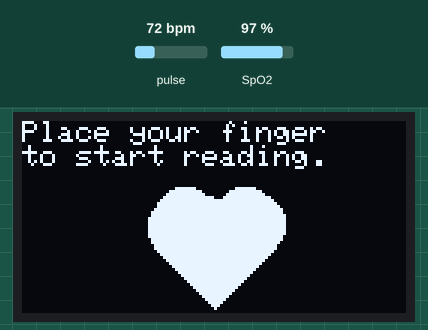
A sketch run on a simulated Arduino Uno, built with avr-gcc and run on an emulated ATmega328P. Shown: 128×64 one-colour display. The test bench sets the inputs (shaded band); at power-on: pulse 72 bpm, SpO2 97 %. What the sketch prints to the serial monitor is not drawn.

Above: at 0.2 s.
At 10.9 s:
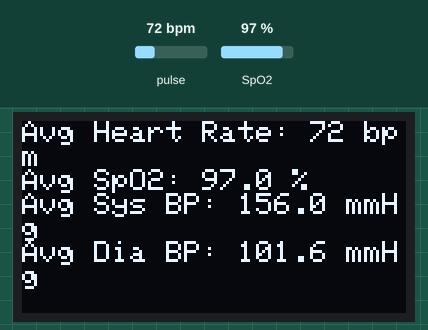
At 13.0 s:
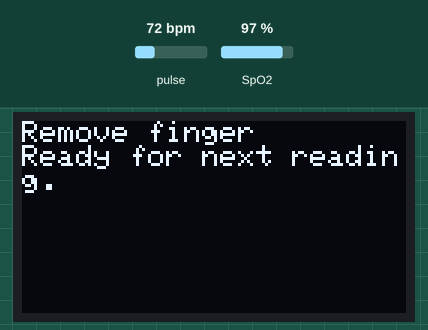
At 15.1 s:
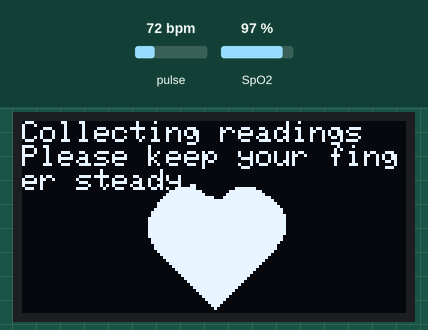

Measured:
- by itself, everything shown: repeats every 14.1 s, in 4 steps
- what the display in image 0 shows lasts 0.8 s, from 0.1 s to 0.9 s
- what the display in image 1 shows lasts 2.0 s, from 10.9 s to 12.9 s
- what the display in image 3 shows lasts 10.0 s, from 15.0 s to 25.0 s

The sketch:

Heart_Rate_SpO2_Pressure_With_symbol.ino
```cpp
#include <Wire.h>
#include <Adafruit_GFX.h>
#include <Adafruit_SSD1306.h>
#include "MAX30100_PulseOximeter.h"

// OLED Display settings
#define SCREEN_WIDTH 128
#define SCREEN_HEIGHT 64
#define OLED_RESET    -1
Adafruit_SSD1306 display(SCREEN_WIDTH, SCREEN_HEIGHT, &Wire, OLED_RESET);

// MAX30100 sensor settings
PulseOximeter pox;
uint32_t tsLastReport = 0;

#define REPORTING_PERIOD_MS 1000 // Report every 1 second

bool fingerDetected = false;

// Blood pressure calibration constants
#define BASELINE_SBP 120  // Baseline Systolic BP
#define BASELINE_DBP 80   // Baseline Diastolic BP
#define CALIBRATION_CONSTANT_SBP 0.5
#define CALIBRATION_CONSTANT_DBP 0.3

#define MAX_READINGS 20  // Store the last 20 heart rate readings
int heartRateBuffer[MAX_READINGS] = {0}; // Circular buffer for heart rates
int bufferIndex = 0;                     // Current index in the buffer
int bufferCount = 0;                     // Count of readings in the buffer

void onBeatDetected() {
    fingerDetected = true; // Finger detected on beat
}

void resetForNextReading() {
    fingerDetected = false;
    bufferIndex = 0;
    bufferCount = 0;

    // Clear buffer
    memset(heartRateBuffer, 0, sizeof(heartRateBuffer));

    // Reinitialize the sensor
    if (!pox.begin()) {
        Serial.println("FAILED to reinitialize MAX30100 sensor");
        return;
    }
    pox.setIRLedCurrent(MAX30100_LED_CURR_24MA);

    display.clearDisplay();
    display.setCursor(0, 0);
    display.println("Place your finger");
    display.println("to start reading.");
    display.display();
    Serial.println("Place your finger to start reading.");

    // Draw the filled heart shape below the message
    drawFilledHeart(SCREEN_WIDTH / 2, SCREEN_HEIGHT / 2 + 10, 20); // Display a filled heart shape with size 20
    display.fillCircle(52, 35, 10, SSD1306_WHITE); // Circle moved more left and smaller
    display.fillCircle(77, 34, 10, SSD1306_WHITE); // Circle moved more left and smaller
    display.fillCircle(60, 35, 10, SSD1306_WHITE); // Circle moved more left and smaller


    display.display();
}

void calculateAndDisplayAverage() {
    if (bufferCount == 0) {
        Serial.println("No valid readings captured.");
        display.clearDisplay();
        display.setCursor(0, 0);
        display.println("No valid readings.");
        display.println("Try again.");
        display.display();
        return;
    }

    int totalHeartRate = 0;
    for (int i = 0; i < bufferCount; i++) {
        totalHeartRate += heartRateBuffer[i];
    }

    int averageHeartRate = totalHeartRate / bufferCount;
    float averageSystolicBP = BASELINE_SBP + CALIBRATION_CONSTANT_SBP * averageHeartRate;
    float averageDiastolicBP = BASELINE_DBP + CALIBRATION_CONSTANT_DBP * averageHeartRate;
    float averageSpO2 = pox.getSpO2();  // Use the latest SpO2 reading as average

    // Display average readings on OLED
    display.clearDisplay();
    display.setCursor(0, 0);
    display.print("Avg Heart Rate: ");
    display.print(averageHeartRate); // Display as integer
    display.println(" bpm");
    display.print("Avg SpO2: ");
    display.print(averageSpO2, 1); // Display one decimal point for SpO2
    display.println(" %");
    display.print("Avg Sys BP: ");
    display.print(averageSystolicBP, 1);
    display.println(" mmHg");
    display.print("Avg Dia BP: ");
    display.print(averageDiastolicBP, 1);
    display.println(" mmHg");
    display.display();

    // Print average readings to Serial Monitor
    Serial.println("Final Average Readings:");
    Serial.print("Heart Rate: ");
    Serial.print(averageHeartRate);
    Serial.println(" bpm");
    Serial.print("SpO2: ");
    Serial.print(averageSpO2, 1);
    Serial.println(" %");
    Serial.print("Systolic BP: ");
    Serial.print(averageSystolicBP, 1);
    Serial.println(" mmHg");
    Serial.print("Diastolic BP: ");
    Serial.print(averageDiastolicBP, 1);
    Serial.println(" mmHg");
}

void setup() {
    Serial.begin(115200);

    // Initialize OLED display
    if (!display.begin(SSD1306_SWITCHCAPVCC, 0x3C)) {
        Serial.println("SSD1306 allocation failed");
        for (;;);
    }
    display.clearDisplay();
    display.setTextSize(1);
    display.setTextColor(SSD1306_WHITE);

    // Initialize PulseOximeter sensor
    if (!pox.begin()) {
        Serial.println("FAILED to initialize MAX30100 sensor");
        display.println("FAILED to initialize MAX30100 sensor");
        display.display();
        for (;;);
    } else {
        Serial.println("MAX30100 sensor initialized successfully");
        display.println("MAX30100 sensor initialized successfully");
        display.display();
    }

    pox.setIRLedCurrent(MAX30100_LED_CURR_24MA);
    pox.setOnBeatDetectedCallback(onBeatDetected);

    // Initial prompt to place finger
    resetForNextReading();
}

// Function to draw a filled heart shape
void drawFilledHeart(int x, int y, int size) {
    // Top part of the heart (two filled circles)
    display.fillCircle(x - size / 2, y - size / 2, size / 2, SSD1306_WHITE);  // Left circle
    display.fillCircle(x + size / 2, y - size / 2, size / 2, SSD1306_WHITE);  // Right circle

    // Bottom part of the heart (triangle)
    display.fillTriangle(x - size, y, x, y + size, x + size, y, SSD1306_WHITE); // Bottom triangle
}

void loop() {
    static unsigned long startTime = 0; // Start time for the 10-second wait
    static bool waitingForReadings = false; // State to track if the system is waiting for readings
    static bool displayingResult = false;  // State to track if the result is being displayed

    pox.update();

    if (fingerDetected && !waitingForReadings && !displayingResult) {
        // Start the 10-second reading collection
        waitingForReadings = true;
        startTime = millis();
        Serial.println("Collecting readings. Please keep your finger steady.");
        display.clearDisplay();
        display.setCursor(0, 0);
        display.println("Collecting readings");
        display.println("Please keep your finger steady.");
        drawFilledHeart(SCREEN_WIDTH / 2, SCREEN_HEIGHT / 2 + 10, 20); // Display a filled heart shape with size 20
        display.fillCircle(52, 35, 10, SSD1306_WHITE); // Circle moved more left and smaller
        display.fillCircle(77, 34, 10, SSD1306_WHITE); // Circle moved more right and smaller
        display.fillCircle(60, 35, 10, SSD1306_WHITE); // Circle moved more right and smaller
        display.display();
    }

    if (waitingForReadings) {
        if (millis() - startTime <= 10000) { // Collect readings for 10 seconds
            float heartRate = pox.getHeartRate();
            float spo2 = pox.getSpO2();

            // Validate and store heart rate readings
            if (heartRate > 40 && heartRate < 200 && spo2 > 70 && spo2 < 100) {
                heartRateBuffer[bufferIndex] = round(heartRate);
                bufferIndex = (bufferIndex + 1) % MAX_READINGS;
                if (bufferCount < MAX_READINGS) bufferCount++;
            }
        } else {
            // 10 seconds have passed, calculate and display the average
            waitingForReadings = false;
            displayingResult = true;
            calculateAndDisplayAverage();
        }
    }

    if (displayingResult) {
        delay(2000); // Reduced delay after displaying results
        displayingResult = false;

        Serial.println("Remove your finger and place again to start a new reading.");
        display.clearDisplay();
        display.setCursor(0, 0);
        display.println("Remove finger");
        display.println("Ready for next reading.");
        display.display();
        delay(2000); // Short delay to show the "Remove finger" message
        resetForNextReading(); // Prepare for the next session
    }

    // Report every 1 second
    if (millis() - tsLastReport > REPORTING_PERIOD_MS) {
        tsLastReport = millis();
    }
}
```
